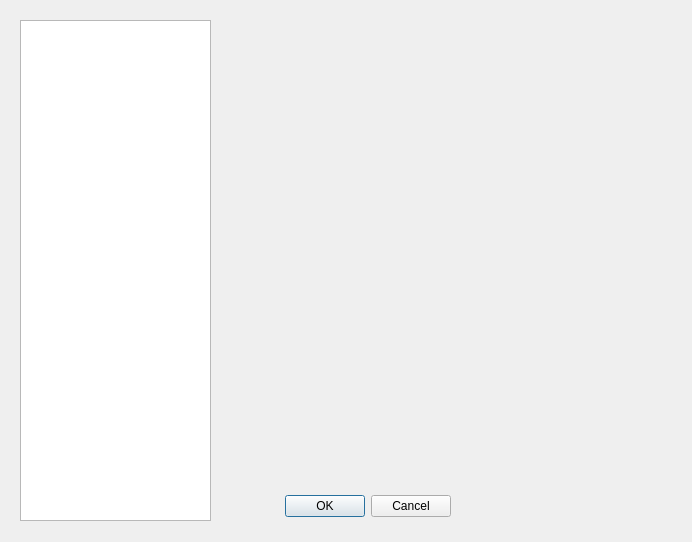
<?xml version="1.0" encoding="UTF-8"?>
<ui version="4.0">
 <class>Dialog</class>
 <widget class="QDialog" name="Dialog">
  <property name="geometry">
   <rect>
    <x>0</x>
    <y>0</y>
    <width>692</width>
    <height>542</height>
   </rect>
  </property>
  <property name="windowTitle">
   <string>Dialog</string>
  </property>
  <property name="locale">
   <locale language="English" country="UnitedStates"/>
  </property>
  <widget class="QDialogButtonBox" name="buttonBox">
   <property name="geometry">
    <rect>
     <x>270</x>
     <y>490</y>
     <width>181</width>
     <height>32</height>
    </rect>
   </property>
   <property name="orientation">
    <enum>Qt::Horizontal</enum>
   </property>
   <property name="standardButtons">
    <set>QDialogButtonBox::Cancel|QDialogButtonBox::Ok</set>
   </property>
  </widget>
  <widget class="QListView" name="WordList">
   <property name="geometry">
    <rect>
     <x>20</x>
     <y>20</y>
     <width>191</width>
     <height>501</height>
    </rect>
   </property>
   <property name="locale">
    <locale language="English" country="UnitedStates"/>
   </property>
  </widget>
 </widget>
 <resources/>
 <connections>
  <connection>
   <sender>buttonBox</sender>
   <signal>accepted()</signal>
   <receiver>Dialog</receiver>
   <slot>accept()</slot>
   <hints>
    <hint type="sourcelabel">
     <x>248</x>
     <y>254</y>
    </hint>
    <hint type="destinationlabel">
     <x>157</x>
     <y>274</y>
    </hint>
   </hints>
  </connection>
  <connection>
   <sender>buttonBox</sender>
   <signal>rejected()</signal>
   <receiver>Dialog</receiver>
   <slot>reject()</slot>
   <hints>
    <hint type="sourcelabel">
     <x>316</x>
     <y>260</y>
    </hint>
    <hint type="destinationlabel">
     <x>286</x>
     <y>274</y>
    </hint>
   </hints>
  </connection>
 </connections>
</ui>
